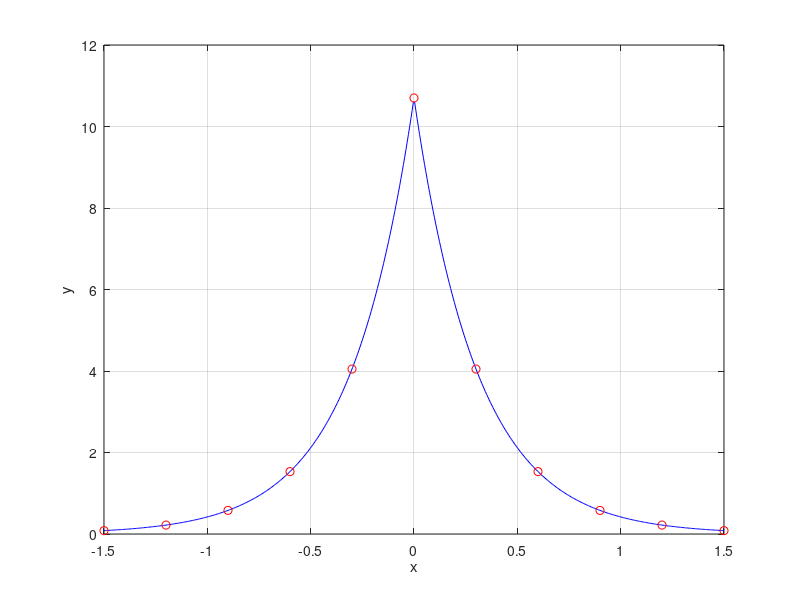

Recreate this plot in MATLAB.
clc;

x = [-1.5, -1.2, -0.9, -0.6, -0.3, 0, 0.3, 0.6, 0.9, 1.2, 1.5]';
y = [0.0829, 0.2192, 0.5794, 1.5315, 4.0481, 10.7, 4.0481, 1.5315, 0.5794, 0.2192, 0.0829]';

% Замена: X = |x|, Y = ln(y)
X = abs(x);
Y = log(y);


coeffs = polyfit(X, Y, 1);
A = coeffs(1);
B = coeffs(2);

b = A;
a = exp(B);

fprintf('y = %f * exp(%f * |x|)\n', a, b);




x_fit = linspace(-1.5, 1.5, 500);
y_fit = a .* exp(b .* abs(x_fit));

figure;
plot(x_fit, y_fit, 'b');
hold on;
plot(x, y, 'ro');
xlabel('x');
ylabel('y');


grid on;
hold off;










